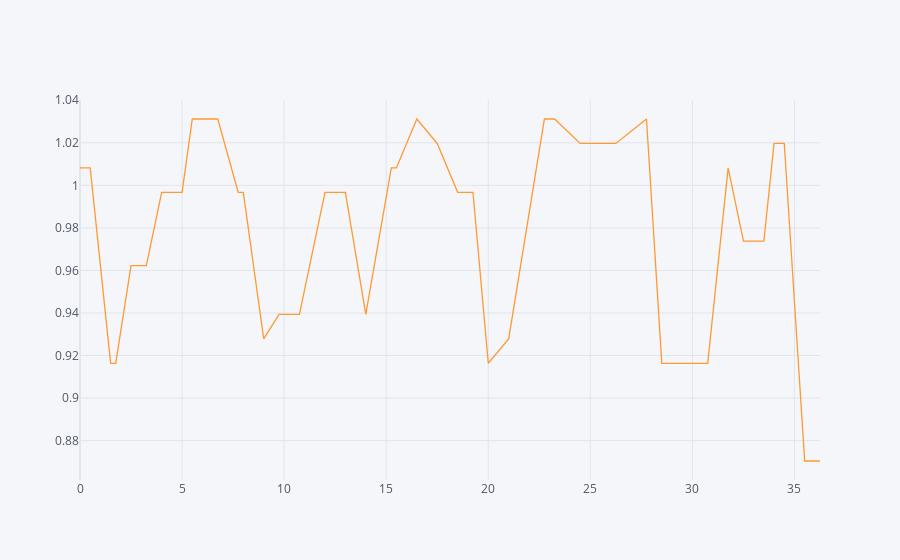

The code cell stored with this chart in its notebook:
### Code cell
df.iloc[:54 , :8].iplot(kind= 'scatter', x='Time', y='Acc_Y')

### Figure 1 — Plotly figure (JSON) as saved in the notebook; plotly's stock layout.template omitted (floating-point values rounded to 4 significant figures)
{"data": [{"line": {"color": "rgba(255, 153, 51, 1.0)", "dash": "solid", "shape": "linear", "width": 1.3}, "mode": "lines", "name": "Acc_Y", "text": "", "type": "scatter", "x": [0, 0.5, 1.5, 1.75, 2.5, 3.25, 4, 5, 5.5, 6, 6.5, 6.75, 7.75, 8, 9, 9.75, 10, 10.5, 10.75, 12, 12.5, 13, 14, 15.25, 15.5, 16.5, 17.5, 18.5, 18.75, 19.25, 20, 21, 22.75, 23, 23.25, 24.5, 26.25, 27.75, 28.5, 29, 29.5, 29.75, 30.5, 30.75, 31.75, 32.5, 33, 33.5, 34, 34.5, 35.5, 35.6, 35.75, 36.25], "y": [1.008, 1.008, 0.9164, 0.9164, 0.9623, 0.9623, 0.9967, 0.9967, 1.031, 1.031, 1.031, 1.031, 0.9967, 0.9967, 0.9278, 0.9393, 0.9393, 0.9393, 0.9393, 0.9967, 0.9967, 0.9967, 0.9393, 1.008, 1.008, 1.031, 1.02, 0.9967, 0.9967, 0.9967, 0.9164, 0.9278, 1.031, 1.031, 1.031, 1.02, 1.02, 1.031, 0.9164, 0.9164, 0.9164, 0.9164, 0.9164, 0.9164, 1.008, 0.9738, 0.9738, 0.9738, 1.02, 1.02, 0.8704, 0.8704, 0.8704, 0.8704]}], "layout": {"legend": {"bgcolor": "#F5F6F9", "font": {"color": "#4D5663"}}, "paper_bgcolor": "#F5F6F9", "plot_bgcolor": "#F5F6F9", "title": {"font": {"color": "#4D5663"}}, "xaxis": {"gridcolor": "#E1E5ED", "showgrid": true, "tickfont": {"color": "#4D5663"}, "title": {"font": {"color": "#4D5663"}, "text": ""}, "zerolinecolor": "#E1E5ED"}, "yaxis": {"gridcolor": "#E1E5ED", "showgrid": true, "tickfont": {"color": "#4D5663"}, "title": {"font": {"color": "#4D5663"}, "text": ""}, "zerolinecolor": "#E1E5ED"}}}
